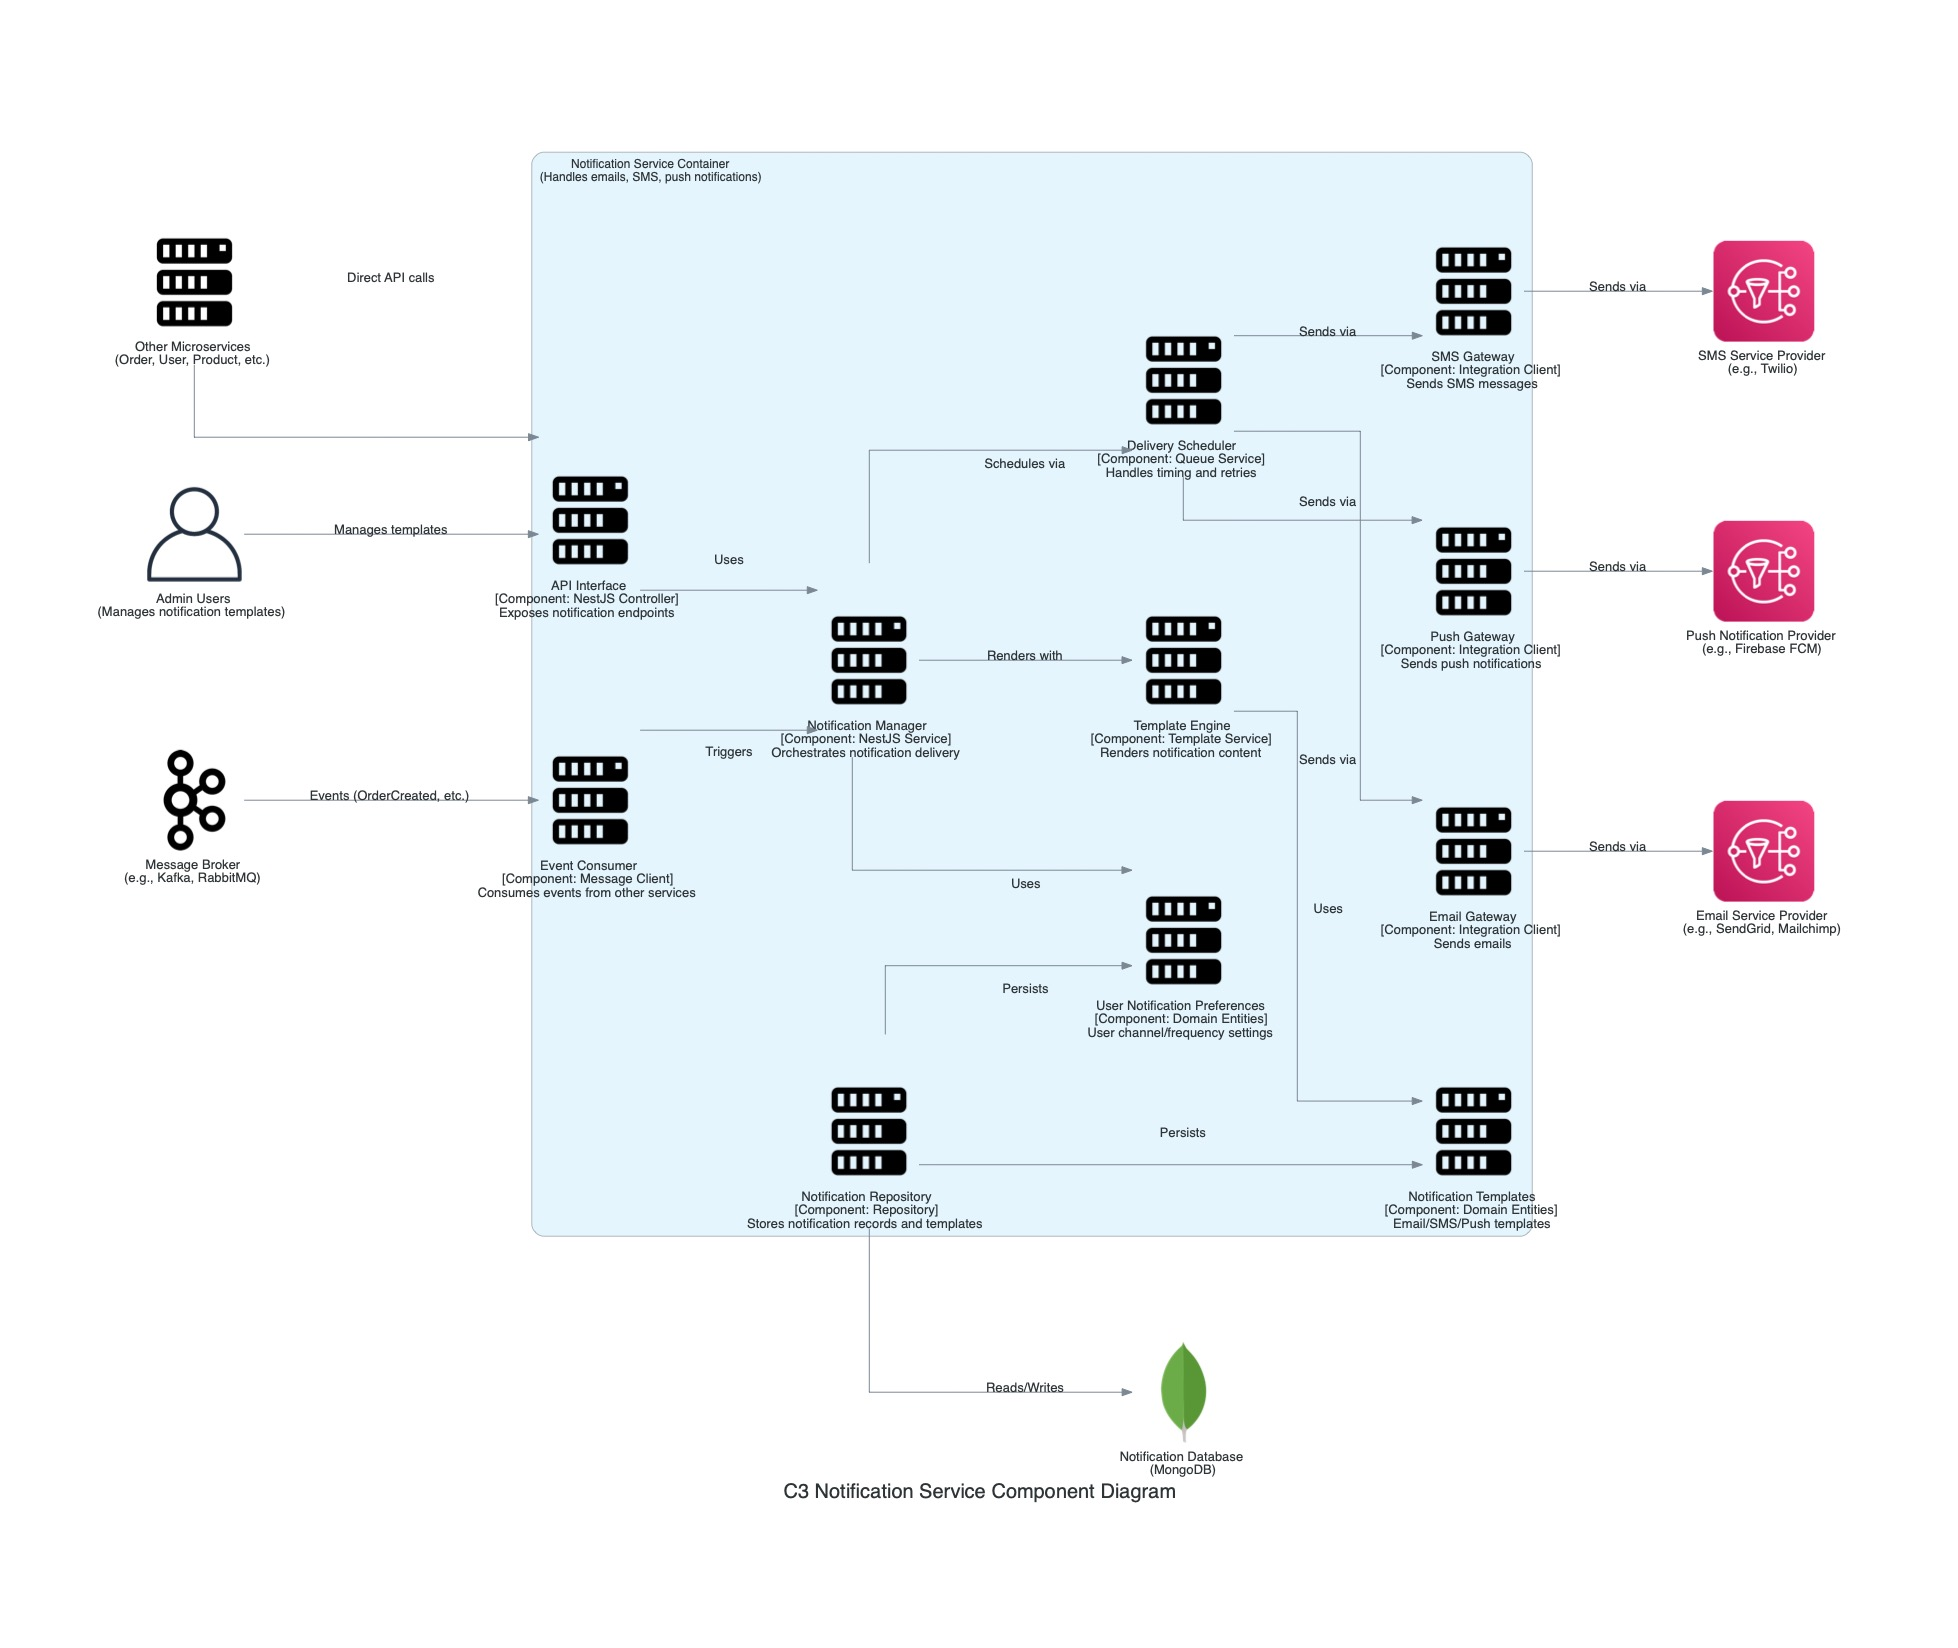

This chart was generated by the following Python code:
# ecommerce-documentation/architecture/diagrams/c4/c3/notification-service/c3_notification_service_diagram.py

from diagrams import Diagram, Cluster, Edge
from diagrams.onprem.compute import Server
from diagrams.onprem.database import MongoDB
from diagrams.onprem.queue import Kafka
from diagrams.onprem.client import User, Users
from diagrams.aws.integration import SNS

# --- Configuration ---
diagram_name = "C3 Notification Service Component Diagram"
output_filename = "c3_notification_service_diagram"
graph_attr = {
    "fontsize": "20",
    "bgcolor": "transparent",
    "splines": "ortho",
    "nodesep": "1.2",
    "ranksep": "1.8",
    "concentrate": "true",
    "compound": "true"
}
# --- End Configuration ---

with Diagram(diagram_name, show=False, filename=output_filename, graph_attr=graph_attr, direction="LR", outformat="jpg"):

    # --- External Systems/Users ---
    other_services = Server("Other Microservices\n(Order, User, Product, etc.)")
    admin = User("Admin Users\n(Manages notification templates)")
    
    # --- External Dependencies ---
    notification_db = MongoDB("Notification Database\n(MongoDB)")
    msg_broker = Kafka("Message Broker\n(e.g., Kafka, RabbitMQ)")
    email_provider = SNS("Email Service Provider\n(e.g., SendGrid, Mailchimp)")
    sms_provider = SNS("SMS Service Provider\n(e.g., Twilio)")
    push_provider = SNS("Push Notification Provider\n(e.g., Firebase FCM)")

    # --- Notification Service Components ---
    with Cluster("Notification Service Container\n(Handles emails, SMS, push notifications)"):
        
        # API Layer
        api_interface = Server("API Interface\n[Component: NestJS Controller]\nExposes notification endpoints")
        
        # Service Layer
        notification_manager = Server("Notification Manager\n[Component: NestJS Service]\nOrchestrates notification delivery")
        template_engine = Server("Template Engine\n[Component: Template Service]\nRenders notification content")
        delivery_scheduler = Server("Delivery Scheduler\n[Component: Queue Service]\nHandles timing and retries")
        
        # Domain Layer
        notification_templates = Server("Notification Templates\n[Component: Domain Entities]\nEmail/SMS/Push templates")
        notification_preferences = Server("User Notification Preferences\n[Component: Domain Entities]\nUser channel/frequency settings")
        
        # Data Access Layer
        notification_repository = Server("Notification Repository\n[Component: Repository]\nStores notification records and templates")
        
        # Integration Layer
        event_consumer = Server("Event Consumer\n[Component: Message Client]\nConsumes events from other services")
        email_gateway = Server("Email Gateway\n[Component: Integration Client]\nSends emails")
        sms_gateway = Server("SMS Gateway\n[Component: Integration Client]\nSends SMS messages")
        push_gateway = Server("Push Gateway\n[Component: Integration Client]\nSends push notifications")

        # Internal component interactions
        api_interface >> Edge(label="Uses") >> notification_manager
        event_consumer >> Edge(label="Triggers") >> notification_manager
        
        notification_manager >> Edge(label="Renders with") >> template_engine
        notification_manager >> Edge(label="Schedules via") >> delivery_scheduler
        notification_manager >> Edge(label="Uses") >> notification_preferences
        
        template_engine >> Edge(label="Uses") >> notification_templates
        
        delivery_scheduler >> Edge(label="Sends via") >> email_gateway
        delivery_scheduler >> Edge(label="Sends via") >> sms_gateway
        delivery_scheduler >> Edge(label="Sends via") >> push_gateway
        
        notification_repository >> Edge(label="Persists") >> notification_templates
        notification_repository >> Edge(label="Persists") >> notification_preferences

    # --- External interactions ---
    # From external systems to Notification Service
    other_services >> Edge(label="Direct API calls") >> api_interface
    msg_broker >> Edge(label="Events (OrderCreated, etc.)") >> event_consumer
    admin >> Edge(label="Manages templates") >> api_interface
    
    # From Notification Service to external dependencies
    notification_repository >> Edge(label="Reads/Writes") >> notification_db
    email_gateway >> Edge(label="Sends via") >> email_provider
    sms_gateway >> Edge(label="Sends via") >> sms_provider
    push_gateway >> Edge(label="Sends via") >> push_provider

print(f"Diagram '{diagram_name}' was generated as '{output_filename}.jpg'")
